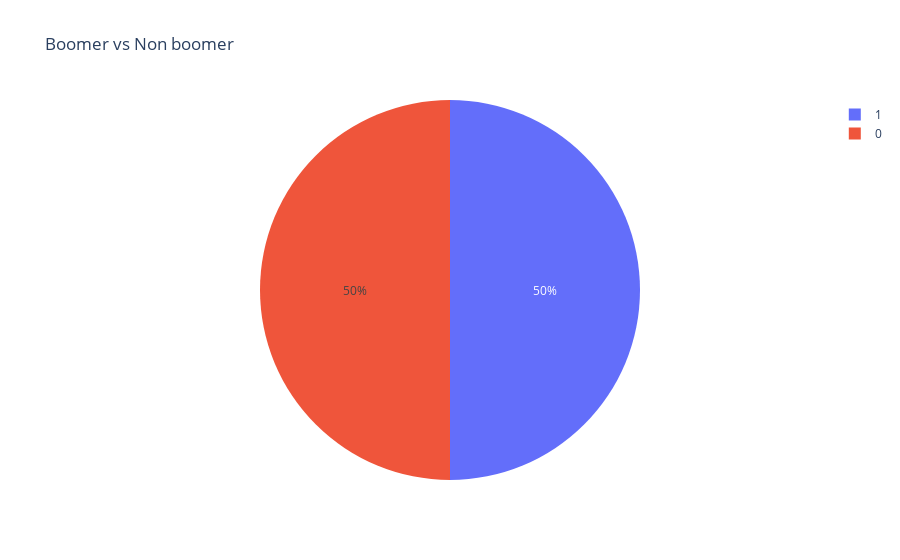

Notebook cell for this chart:
### Code cell
fig1 = px.pie(df_boomer_non_boomer, names='boomer', title='Boomer vs Non boomer')
fig1.show()

### Figure 1 — Plotly figure (JSON) as saved in the notebook; plotly's stock layout.template omitted (floating-point values rounded to 4 significant figures; data arrays with more than 128 entries replaced by an {"elided": "..."} marker saying what was removed)
{"data": [{"domain": {"x": [0, 1], "y": [0, 1]}, "hovertemplate": "boomer=%{label}<extra></extra>", "labels": {"elided": "10000 int values"}, "legendgroup": "", "name": "", "showlegend": true, "type": "pie"}], "layout": {"legend": {"tracegroupgap": 0}, "title": {"text": "Boomer vs Non boomer"}}}
